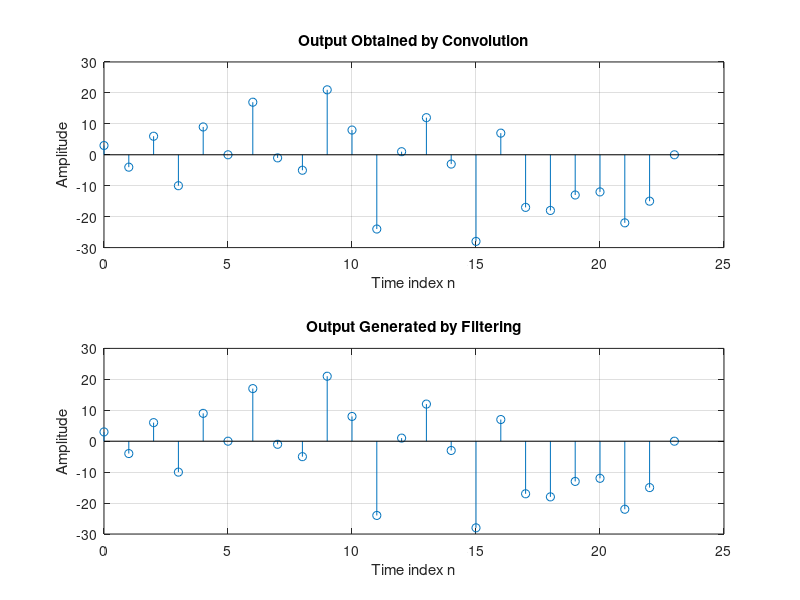

Reproduce this figure in MATLAB.
% Program Q2.29
clf;
h = [3 2 1 -2 1 0 -4 0 3 -1 -2 -3 -4 -5 0];	% impulse response
x = [1 -2 3 -4 3 2 1 -1 2 3];		% input sequence
y = conv(h,x);
n = 0:length(h)+length(x)-2;
subplot(2,1,1);
stem(n,y);
xlabel('Time index n'); ylabel('Amplitude');
title('Output Obtained by Convolution'); grid;
x1 = [x zeros(1,length(h)-1)];
y1 = filter(h,1,x1);
subplot(2,1,2);
stem(n,y1);
xlabel('Time index n'); ylabel('Amplitude');
title('Output Generated by Filtering'); grid;
